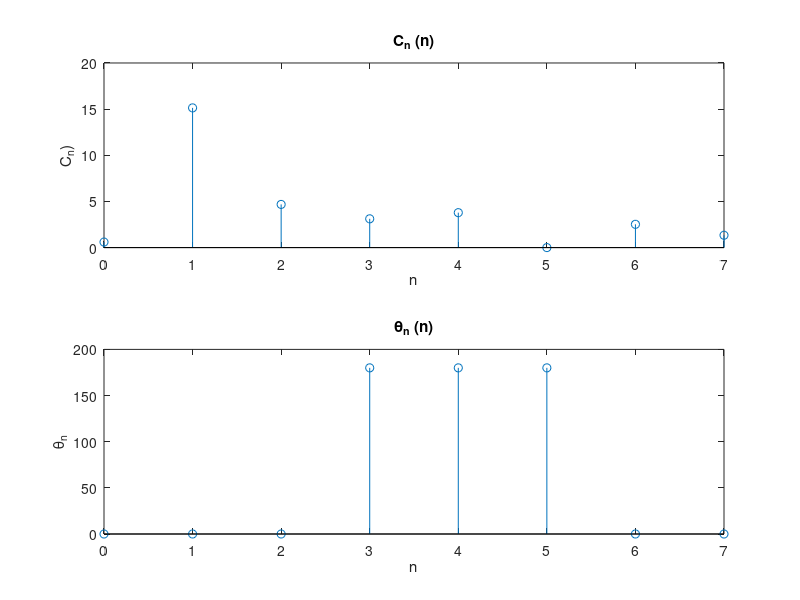
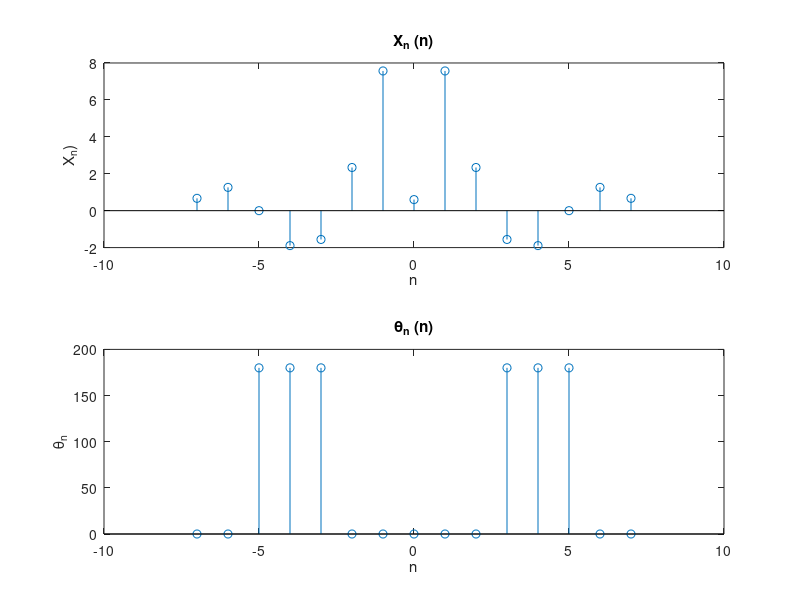

Write MATLAB code to recreate these figures, in order.
clc
n=1:7;
% x=(4/3)*sinc(n/3).*exp(-1i*pi*n/3);
% x=sinc(n/2).*sinc(n/2);
x=(10)*sinc(2*n/5);
Cn=2*abs(x);
theta=(180*angle(x))/pi;
x0=3/5;
Cn=[x0 Cn];
theta=[0 theta];
CndbV=20*log10(Cn/sqrt(2));
CndbV_real = real(CndbV);
CndbV_imag = imag(CndbV);
n = [0 n];

figure, subplot (2,1,1)
stem(n,Cn) 
title('C_n (n)') 
xlabel ('n') 
ylabel('C_n)') 
subplot (2,1,2) 
stem(n,theta) 
title('\theta_n (n)') 
xlabel ('n') 
ylabel('\theta_n)') 
ylabel('\theta_n')

n2=-7:7;
% x2=(4/3)*sinc(n2/3).*exp(-1i*pi*n2/3);
x2=(10)*sinc(2*n2/5);
theta2=(180*angle(x2))/pi;
x2_real = real(x2);
x2_imag = imag(x2);
x2(8) = x0;

figure, subplot (2,1,1)
stem(n2,x2) 
title('X_n (n)') 
xlabel ('n') 
ylabel('X_n)') 
subplot (2,1,2) 
stem(n2,theta2) 
title('\theta_n (n)') 
xlabel ('n') 
ylabel('\theta_n)') 
ylabel('\theta_n')
